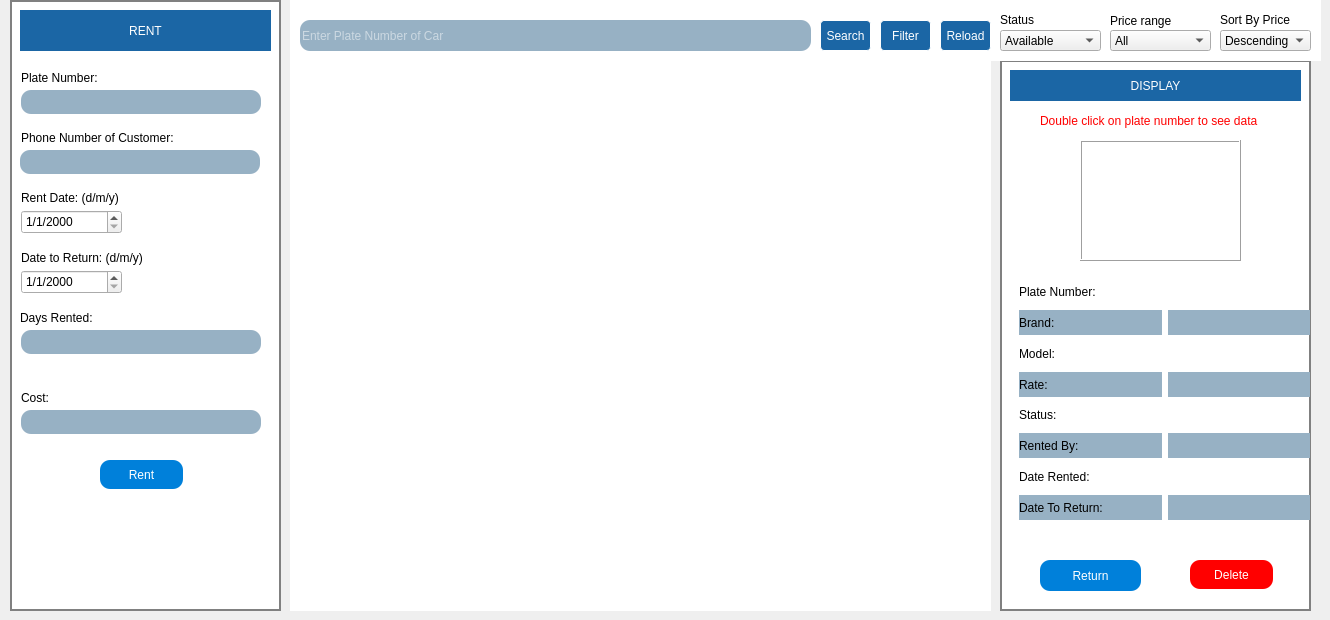
    <widget class="QWidget" name="tab_Home">
     <attribute name="title">
      <string>Home</string>
     </attribute>
     <widget class="QGroupBox" name="groupBox_2">
      <property name="geometry">
       <rect>
        <x>10</x>
        <y>0</y>
        <width>271</width>
        <height>611</height>
       </rect>
      </property>
      <property name="autoFillBackground">
       <bool>false</bool>
      </property>
      <property name="styleSheet">
       <string notr="true">QGroupBox{
	border: 2px solid gray;

	background-color:#ffffff;

}
</string>
      </property>
      <property name="title">
       <string/>
      </property>
      <widget class="QLabel" name="label_20">
       <property name="geometry">
        <rect>
         <x>10</x>
         <y>10</y>
         <width>251</width>
         <height>41</height>
        </rect>
       </property>
       <property name="styleSheet">
        <string notr="true">background-color: rgb(27, 102, 165);
color: rgb(255, 255, 255);
font: 700 20pt &quot;Gotham&quot;;</string>
       </property>
       <property name="text">
        <string>RENT</string>
       </property>
       <property name="alignment">
        <set>Qt::AlignCenter</set>
       </property>
      </widget>
      <widget class="QPushButton" name="pushButton_rent">
       <property name="geometry">
        <rect>
         <x>90</x>
         <y>460</y>
         <width>83</width>
         <height>29</height>
        </rect>
       </property>
       <property name="styleSheet">
        <string notr="true">background-color: qlineargradient(spread:reflect, x1:0.251, y1:0.216, x2:0.811, y2:0.898, stop:0.255556 rgba(0, 128, 218, 255));
color: rgb(255, 255, 255);
font: 700 12pt &quot;Gotham&quot;;
border-radius:10;</string>
       </property>
       <property name="text">
        <string>Rent</string>
       </property>
      </widget>
      <widget class="QLabel" name="label_warnDaysRented">
       <property name="geometry">
        <rect>
         <x>20</x>
         <y>360</y>
         <width>231</width>
         <height>20</height>
        </rect>
       </property>
       <property name="text">
        <string/>
       </property>
      </widget>
      <widget class="QLineEdit" name="lineEdit_rentCost">
       <property name="geometry">
        <rect>
         <x>11</x>
         <y>410</y>
         <width>240</width>
         <height>24</height>
        </rect>
       </property>
       <property name="styleSheet">
        <string notr="true">background-color: rgb(151, 177, 196);
color: rgb(255, 255, 255);
border-radius:10;
font: 500 9pt &quot;Gotham&quot;;</string>
       </property>
       <property name="readOnly">
        <bool>true</bool>
       </property>
      </widget>
      <widget class="QDateEdit" name="dateEdit_rentDate">
       <property name="geometry">
        <rect>
         <x>11</x>
         <y>210</y>
         <width>101</width>
         <height>24</height>
        </rect>
       </property>
       <property name="styleSheet">
        <string notr="true">font: 10pt &quot;Gotham&quot;;</string>
       </property>
       <property name="displayFormat">
        <string>d/M/yyyy</string>
       </property>
      </widget>
      <widget class="QLineEdit" name="lineEdit_rentPhoneNum">
       <property name="geometry">
        <rect>
         <x>10</x>
         <y>150</y>
         <width>240</width>
         <height>24</height>
        </rect>
       </property>
       <property name="styleSheet">
        <string notr="true">background-color: rgb(151, 177, 196);
color: rgb(255, 255, 255);
border-radius:10;
font: 500 9pt &quot;Gotham&quot;;</string>
       </property>
      </widget>
      <widget class="QLineEdit" name="lineEdit_rentDays">
       <property name="geometry">
        <rect>
         <x>11</x>
         <y>330</y>
         <width>240</width>
         <height>24</height>
        </rect>
       </property>
       <property name="styleSheet">
        <string notr="true">background-color: rgb(151, 177, 196);
color: rgb(255, 255, 255);
border-radius:10;
font: 500 9pt &quot;Gotham&quot;;</string>
       </property>
      </widget>
      <widget class="QLabel" name="label_26">
       <property name="geometry">
        <rect>
         <x>11</x>
         <y>390</y>
         <width>71</width>
         <height>16</height>
        </rect>
       </property>
       <property name="styleSheet">
        <string notr="true">font: 10pt &quot;Gotham&quot;;
</string>
       </property>
       <property name="text">
        <string>Cost:</string>
       </property>
      </widget>
      <widget class="QDateEdit" name="dateEdit_rentReturnDate">
       <property name="geometry">
        <rect>
         <x>11</x>
         <y>270</y>
         <width>101</width>
         <height>24</height>
        </rect>
       </property>
       <property name="styleSheet">
        <string notr="true">font: 10pt &quot;Gotham&quot;;</string>
       </property>
       <property name="dateTime">
        <datetime>
         <hour>0</hour>
         <minute>0</minute>
         <second>0</second>
         <year>2000</year>
         <month>1</month>
         <day>1</day>
        </datetime>
       </property>
       <property name="displayFormat">
        <string>d/M/yyyy</string>
       </property>
       <property name="date">
        <date>
         <year>2000</year>
         <month>1</month>
         <day>1</day>
        </date>
       </property>
      </widget>
      <widget class="QLabel" name="label_25">
       <property name="geometry">
        <rect>
         <x>10</x>
         <y>310</y>
         <width>111</width>
         <height>16</height>
        </rect>
       </property>
       <property name="styleSheet">
        <string notr="true">font: 10pt &quot;Gotham&quot;;</string>
       </property>
       <property name="text">
        <string>Days Rented:</string>
       </property>
      </widget>
      <widget class="QLabel" name="label_22">
       <property name="geometry">
        <rect>
         <x>11</x>
         <y>130</y>
         <width>201</width>
         <height>16</height>
        </rect>
       </property>
       <property name="styleSheet">
        <string notr="true">font: 10pt &quot;Gotham&quot;;</string>
       </property>
       <property name="text">
        <string>Phone Number of Customer:</string>
       </property>
      </widget>
      <widget class="QLineEdit" name="lineEdit_rentPlateNum">
       <property name="geometry">
        <rect>
         <x>11</x>
         <y>90</y>
         <width>240</width>
         <height>24</height>
        </rect>
       </property>
       <property name="styleSheet">
        <string notr="true">background-color: rgb(151, 177, 196);
color: rgb(255, 255, 255);
border-radius:10;
font: 500 9pt &quot;Gotham&quot;;</string>
       </property>
      </widget>
      <widget class="QLabel" name="label_24">
       <property name="geometry">
        <rect>
         <x>11</x>
         <y>250</y>
         <width>151</width>
         <height>16</height>
        </rect>
       </property>
       <property name="styleSheet">
        <string notr="true">font: 10pt &quot;Gotham&quot;;
</string>
       </property>
       <property name="text">
        <string>Date to Return: (d/m/y)</string>
       </property>
      </widget>
      <widget class="QLabel" name="label_23">
       <property name="geometry">
        <rect>
         <x>11</x>
         <y>190</y>
         <width>131</width>
         <height>16</height>
        </rect>
       </property>
       <property name="styleSheet">
        <string notr="true">font: 10pt &quot;Gotham&quot;;

</string>
       </property>
       <property name="text">
        <string>Rent Date: (d/m/y)</string>
       </property>
      </widget>
      <widget class="QLabel" name="label_21">
       <property name="geometry">
        <rect>
         <x>11</x>
         <y>70</y>
         <width>101</width>
         <height>16</height>
        </rect>
       </property>
       <property name="styleSheet">
        <string notr="true">font: 10pt &quot;Gotham&quot;;</string>
       </property>
       <property name="text">
        <string>Plate Number:</string>
       </property>
      </widget>
     </widget>
     <widget class="QGroupBox" name="groupBox_filterCar">
      <property name="geometry">
       <rect>
        <x>290</x>
        <y>60</y>
        <width>701</width>
        <height>551</height>
       </rect>
      </property>
      <property name="styleSheet">
       <string notr="true">QGroupBox{
	border: 0px solid white;
	background-color:#ffffff;
}</string>
      </property>
      <property name="title">
       <string/>
      </property>
      <widget class="QWidget" name="gridLayoutWidget_3">
       <property name="geometry">
        <rect>
         <x>0</x>
         <y>20</y>
         <width>711</width>
         <height>581</height>
        </rect>
       </property>
       <layout class="QGridLayout" name="gridLayout_3">
        <item row="0" column="0">
         <widget class="QTableView" name="tableView_Cars">
          <property name="font">
           <font>
            <bold>false</bold>
           </font>
          </property>
          <property name="styleSheet">
           <string notr="true">	color: rgb(0, 0, 0);
	border: 0px solid white;
	background-color: #ffffff;
	alternate-background-color: rgb(151, 177, 196);
	selection-background-color:#282828;
</string>
          </property>
          <property name="frameShape">
           <enum>QFrame::NoFrame</enum>
          </property>
          <property name="alternatingRowColors">
           <bool>true</bool>
          </property>
          <attribute name="horizontalHeaderDefaultSectionSize">
           <number>170</number>
          </attribute>
         </widget>
        </item>
       </layout>
      </widget>
     </widget>
     <widget class="QGroupBox" name="groupBox_4">
      <property name="geometry">
       <rect>
        <x>1000</x>
        <y>60</y>
        <width>311</width>
        <height>551</height>
       </rect>
      </property>
      <property name="styleSheet">
       <string notr="true">QGroupBox{
	border: 2px solid gray;

	background-color:#ffffff;

}</string>
      </property>
      <property name="title">
       <string/>
      </property>
      <widget class="QLabel" name="label_10">
       <property name="geometry">
        <rect>
         <x>10</x>
         <y>10</y>
         <width>291</width>
         <height>31</height>
        </rect>
       </property>
       <property name="styleSheet">
        <string notr="true">color: rgb(255, 255, 255);
background-color: rgb(27, 102, 165);
font: 700 15pt &quot;Gotham&quot;;</string>
       </property>
       <property name="text">
        <string>DISPLAY</string>
       </property>
       <property name="alignment">
        <set>Qt::AlignCenter</set>
       </property>
      </widget>
      <widget class="QLabel" name="label_carPhoto">
       <property name="geometry">
        <rect>
         <x>80</x>
         <y>80</y>
         <width>161</width>
         <height>121</height>
        </rect>
       </property>
       <property name="frameShape">
        <enum>QFrame::Box</enum>
       </property>
       <property name="frameShadow">
        <enum>QFrame::Raised</enum>
       </property>
       <property name="text">
        <string/>
       </property>
      </widget>
      <widget class="QWidget" name="gridLayoutWidget_4">
       <property name="geometry">
        <rect>
         <x>19</x>
         <y>219</y>
         <width>291</width>
         <height>241</height>
        </rect>
       </property>
       <layout class="QGridLayout" name="gridLayout_4">
        <item row="4" column="0">
         <widget class="QLabel" name="label_15">
          <property name="styleSheet">
           <string notr="true">font: 500 9pt &quot;Gotham&quot;;</string>
          </property>
          <property name="text">
           <string>Status:</string>
          </property>
         </widget>
        </item>
        <item row="0" column="1">
         <widget class="QLabel" name="label_showPlateNum">
          <property name="styleSheet">
           <string notr="true">font: 500 9pt &quot;Gotham&quot;;</string>
          </property>
          <property name="text">
           <string/>
          </property>
         </widget>
        </item>
        <item row="1" column="0">
         <widget class="QLabel" name="label_12">
          <property name="styleSheet">
           <string notr="true">font: 500 9pt &quot;Gotham&quot;;
background-color: rgb(151, 177, 196);</string>
          </property>
          <property name="text">
           <string>Brand:</string>
          </property>
         </widget>
        </item>
        <item row="6" column="1">
         <widget class="QLabel" name="label_showDateRented">
          <property name="styleSheet">
           <string notr="true">font: 500 9pt &quot;Gotham&quot;;</string>
          </property>
          <property name="text">
           <string/>
          </property>
         </widget>
        </item>
        <item row="3" column="0">
         <widget class="QLabel" name="label_14">
          <property name="styleSheet">
           <string notr="true">font: 500 9pt &quot;Gotham&quot;;
background-color: rgb(151, 177, 196);</string>
          </property>
          <property name="text">
           <string>Rate:</string>
          </property>
         </widget>
        </item>
        <item row="1" column="1">
         <widget class="QLabel" name="label_showBrand">
          <property name="styleSheet">
           <string notr="true">font: 500 9pt &quot;Gotham&quot;;
background-color: rgb(151, 177, 196);</string>
          </property>
          <property name="text">
           <string/>
          </property>
         </widget>
        </item>
        <item row="3" column="1">
         <widget class="QLabel" name="label_showRate">
          <property name="styleSheet">
           <string notr="true">font: 500 9pt &quot;Gotham&quot;;
background-color: rgb(151, 177, 196);</string>
          </property>
          <property name="text">
           <string/>
          </property>
         </widget>
        </item>
        <item row="5" column="1">
         <widget class="QLabel" name="label_showCustomer">
          <property name="styleSheet">
           <string notr="true">font: 500 9pt &quot;Gotham&quot;;
background-color: rgb(151, 177, 196);</string>
          </property>
          <property name="text">
           <string/>
          </property>
         </widget>
        </item>
        <item row="5" column="0">
         <widget class="QLabel" name="label_16">
          <property name="styleSheet">
           <string notr="true">font: 500 9pt &quot;Gotham&quot;;
background-color: rgb(151, 177, 196);</string>
          </property>
          <property name="text">
           <string>Rented By:</string>
          </property>
         </widget>
        </item>
        <item row="0" column="0">
         <widget class="QLabel" name="label_11">
          <property name="styleSheet">
           <string notr="true">font: 500 9pt &quot;Gotham&quot;;</string>
          </property>
          <property name="text">
           <string>Plate Number:</string>
          </property>
         </widget>
        </item>
        <item row="6" column="0">
         <widget class="QLabel" name="label_17">
          <property name="styleSheet">
           <string notr="true">font: 500 9pt &quot;Gotham&quot;;</string>
          </property>
          <property name="text">
           <string>Date Rented:</string>
          </property>
         </widget>
        </item>
        <item row="2" column="0">
         <widget class="QLabel" name="label_13">
          <property name="styleSheet">
           <string notr="true">font: 500 9pt &quot;Gotham&quot;;</string>
          </property>
          <property name="text">
           <string>Model:</string>
          </property>
         </widget>
        </item>
        <item row="4" column="1">
         <widget class="QLabel" name="label_showStatus">
          <property name="styleSheet">
           <string notr="true">font: 500 9pt &quot;Gotham&quot;;</string>
          </property>
          <property name="text">
           <string/>
          </property>
         </widget>
        </item>
        <item row="2" column="1">
         <widget class="QLabel" name="label_showModel">
          <property name="styleSheet">
           <string notr="true">font: 500 9pt &quot;Gotham&quot;;</string>
          </property>
          <property name="text">
           <string/>
          </property>
         </widget>
        </item>
        <item row="7" column="0">
         <widget class="QLabel" name="label_18">
          <property name="styleSheet">
           <string notr="true">font: 500 9pt &quot;Gotham&quot;;
background-color: rgb(151, 177, 196);</string>
          </property>
          <property name="text">
           <string>Date To Return:</string>
          </property>
         </widget>
        </item>
        <item row="7" column="1">
         <widget class="QLabel" name="label_showDateToReturn">
          <property name="styleSheet">
           <string notr="true">font: 500 9pt &quot;Gotham&quot;;
background-color: rgb(151, 177, 196);</string>
          </property>
          <property name="text">
           <string/>
          </property>
         </widget>
        </item>
       </layout>
      </widget>
      <widget class="QPushButton" name="pushButton_carReturn">
       <property name="geometry">
        <rect>
         <x>40</x>
         <y>500</y>
         <width>101</width>
         <height>31</height>
        </rect>
       </property>
       <property name="styleSheet">
        <string notr="true">background-color: qlineargradient(spread:reflect, x1:0.251, y1:0.216, x2:0.811, y2:0.898, stop:0.255556 rgba(0, 128, 218, 255));
color: rgb(255, 255, 255);
font: 700 10pt &quot;Gotham&quot;;
border-radius:10;</string>
       </property>
       <property name="text">
        <string>Return</string>
       </property>
      </widget>
      <widget class="QPushButton" name="pushButton_carDelete">
       <property name="geometry">
        <rect>
         <x>190</x>
         <y>500</y>
         <width>83</width>
         <height>29</height>
        </rect>
       </property>
       <property name="styleSheet">
        <string notr="true">background-color: rgb(255, 0, 0);
color: rgb(255, 255, 255);
font: 700 10pt &quot;Gotham&quot;;
border-radius:10;</string>
       </property>
       <property name="text">
        <string>Delete</string>
       </property>
      </widget>
      <widget class="QLabel" name="label_19">
       <property name="geometry">
        <rect>
         <x>40</x>
         <y>50</y>
         <width>251</width>
         <height>21</height>
        </rect>
       </property>
       <property name="styleSheet">
        <string notr="true">
font: 500 9pt &quot;Gotham&quot;;
color: rgb(255, 0, 0);</string>
       </property>
       <property name="text">
        <string>Double click on plate number to see data</string>
       </property>
      </widget>
     </widget>
     <widget class="QGroupBox" name="groupBox_3">
      <property name="geometry">
       <rect>
        <x>290</x>
        <y>0</y>
        <width>1031</width>
        <height>61</height>
       </rect>
      </property>
      <property name="styleSheet">
       <string notr="true">QGroupBox{
	border-color: rgb(255, 255, 255);
	border: 0px solid white;

	background-color:#ffffff;

}</string>
      </property>
      <property name="title">
       <string/>
      </property>
      <widget class="QLineEdit" name="lineEdit_carSearch">
       <property name="geometry">
        <rect>
         <x>10</x>
         <y>20</y>
         <width>511</width>
         <height>31</height>
        </rect>
       </property>
       <property name="styleSheet">
        <string notr="true">background-color: rgb(151, 177, 196);
color: rgb(255, 255, 255);
border-radius:10;
font: 500 9pt &quot;Gotham&quot;;</string>
       </property>
       <property name="inputMask">
        <string/>
       </property>
       <property name="placeholderText">
        <string>Enter Plate Number of Car</string>
       </property>
      </widget>
      <widget class="QPushButton" name="pushButton_carSearch">
       <property name="geometry">
        <rect>
         <x>530</x>
         <y>20</y>
         <width>51</width>
         <height>31</height>
        </rect>
       </property>
       <property name="styleSheet">
        <string notr="true">QPushButton {

    background-color: rgb(27, 102, 165);
    border-style: outset;
    border-width: 1px;
    border-radius: 4px;
    border-color: white;
	color:white;
	padding: 6px;
}
QPushButton:pressed {
	color:white;
    background-color: rgb(30, 108, 170);
    border-style: inset;
}</string>
       </property>
       <property name="text">
        <string>Search</string>
       </property>
      </widget>
      <widget class="QPushButton" name="pushButton_carFilter">
       <property name="geometry">
        <rect>
         <x>590</x>
         <y>20</y>
         <width>51</width>
         <height>31</height>
        </rect>
       </property>
       <property name="styleSheet">
        <string notr="true">QPushButton {

    background-color: rgb(27, 102, 165);
    border-style: outset;
    border-width: 1px;
    border-radius: 4px;
    border-color: white;
	color:white;
	padding: 6px;
}
QPushButton:pressed {
	color:white;
    background-color: rgb(30, 108, 170);
    border-style: inset;
}</string>
       </property>
       <property name="text">
        <string>Filter</string>
       </property>
      </widget>
      <widget class="QLabel" name="label_5">
       <property name="geometry">
        <rect>
         <x>710</x>
         <y>10</y>
         <width>63</width>
         <height>20</height>
        </rect>
       </property>
       <property name="styleSheet">
        <string notr="true">color: rgb(0, 0, 0);
font: 9pt &quot;Gotham&quot;;</string>
       </property>
       <property name="text">
        <string>Status</string>
       </property>
      </widget>
      <widget class="QComboBox" name="comboBox_status">
       <property name="geometry">
        <rect>
         <x>710</x>
         <y>30</y>
         <width>101</width>
         <height>21</height>
        </rect>
       </property>
       <item>
        <property name="text">
         <string>Available</string>
        </property>
       </item>
       <item>
        <property name="text">
         <string>Rented</string>
        </property>
       </item>
      </widget>
      <widget class="QLabel" name="label_6">
       <property name="geometry">
        <rect>
         <x>820</x>
         <y>10</y>
         <width>91</width>
         <height>21</height>
        </rect>
       </property>
       <property name="styleSheet">
        <string notr="true">color: rgb(0, 0, 0);
font: 9pt &quot;Gotham&quot;;</string>
       </property>
       <property name="text">
        <string>Price range</string>
       </property>
      </widget>
      <widget class="QComboBox" name="comboBox_range">
       <property name="geometry">
        <rect>
         <x>820</x>
         <y>30</y>
         <width>101</width>
         <height>21</height>
        </rect>
       </property>
       <item>
        <property name="text">
         <string>All</string>
        </property>
       </item>
       <item>
        <property name="text">
         <string>&lt; 1000</string>
        </property>
       </item>
       <item>
        <property name="text">
         <string>1000 - 2000</string>
        </property>
       </item>
       <item>
        <property name="text">
         <string>2000+</string>
        </property>
       </item>
      </widget>
      <widget class="QPushButton" name="pushButton_carReload">
       <property name="geometry">
        <rect>
         <x>650</x>
         <y>20</y>
         <width>51</width>
         <height>31</height>
        </rect>
       </property>
       <property name="styleSheet">
        <string notr="true">QPushButton {

    background-color: rgb(27, 102, 165);
    border-style: outset;
    border-width: 1px;
    border-radius: 4px;
    border-color: white;
	color:white;
	padding: 6px;
}
QPushButton:pressed {
	color:white;
    background-color: rgb(30, 108, 170);
    border-style: inset;
}</string>
       </property>
       <property name="text">
        <string>Reload</string>
       </property>
      </widget>
      <widget class="QLabel" name="label_7">
       <property name="geometry">
        <rect>
         <x>930</x>
         <y>10</y>
         <width>91</width>
         <height>20</height>
        </rect>
       </property>
       <property name="styleSheet">
        <string notr="true">color: rgb(0, 0, 0);
font: 9pt &quot;Gotham&quot;;</string>
       </property>
       <property name="text">
        <string>Sort By Price</string>
       </property>
      </widget>
      <widget class="QComboBox" name="comboBox_sortCar">
       <property name="geometry">
        <rect>
         <x>930</x>
         <y>30</y>
         <width>91</width>
         <height>21</height>
        </rect>
       </property>
       <item>
        <property name="text">
         <string>Descending</string>
        </property>
       </item>
       <item>
        <property name="text">
         <string>Ascending</string>
        </property>
       </item>
      </widget>
     </widget>
    </widget>
